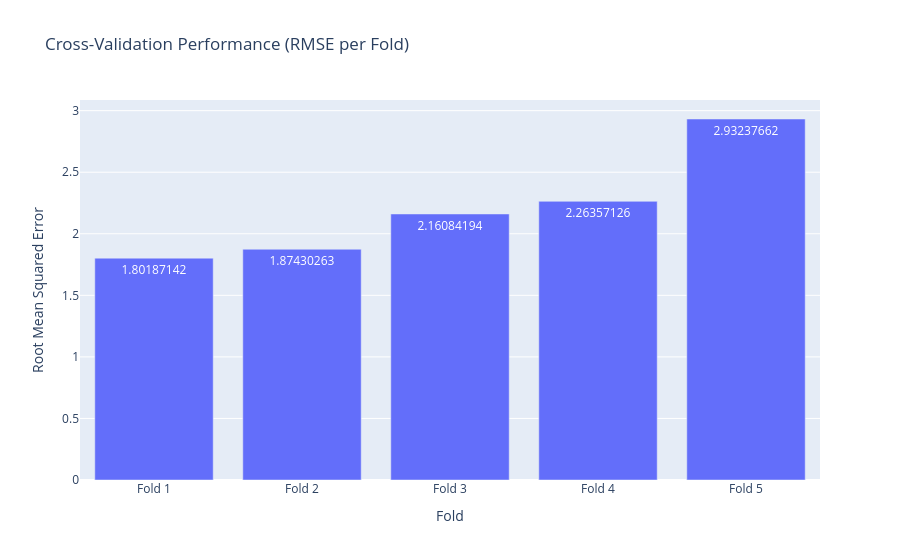

The notebook cell this image was saved under:
### Code cell
rmse_scores = [1.80187142 ,1.87430263, 2.16084194, 2.26357126, 2.93237662]
num_folds = len(rmse_scores)

# Create a DataFrame for plotting
df_cv_results = pd.DataFrame({
    'Fold': [f'Fold {i+1}' for i in range(num_folds)],
    'RMSE': rmse_scores,
    'Average_RMSE': [pd.Series(rmse_scores).mean()] * num_folds
})

# Create the Plotly bar chart
fig = px.bar(
    df_cv_results,
    x='Fold',
    y='RMSE',
    title='Cross-Validation Performance (RMSE per Fold)',
    labels={'RMSE': 'Root Mean Squared Error'},
    text='RMSE',
)
fig.show()

### Figure 1 — Plotly figure (JSON) as saved in the notebook; plotly's stock layout.template omitted (floating-point values rounded to 4 significant figures)
{"data": [{"hovertemplate": "Fold=%{x}<br>Root Mean Squared Error=%{text}<extra></extra>", "legendgroup": "", "marker": {"color": "#636efa", "pattern": {"shape": ""}}, "name": "", "orientation": "v", "showlegend": false, "text": [1.802, 1.874, 2.161, 2.264, 2.932], "textposition": "auto", "type": "bar", "x": ["Fold 1", "Fold 2", "Fold 3", "Fold 4", "Fold 5"], "xaxis": "x", "y": [1.802, 1.874, 2.161, 2.264, 2.932], "yaxis": "y"}], "layout": {"barmode": "relative", "legend": {"tracegroupgap": 0}, "title": {"text": "Cross-Validation Performance (RMSE per Fold)"}, "xaxis": {"anchor": "y", "domain": [0, 1], "title": {"text": "Fold"}}, "yaxis": {"anchor": "x", "domain": [0, 1], "title": {"text": "Root Mean Squared Error"}}}}
